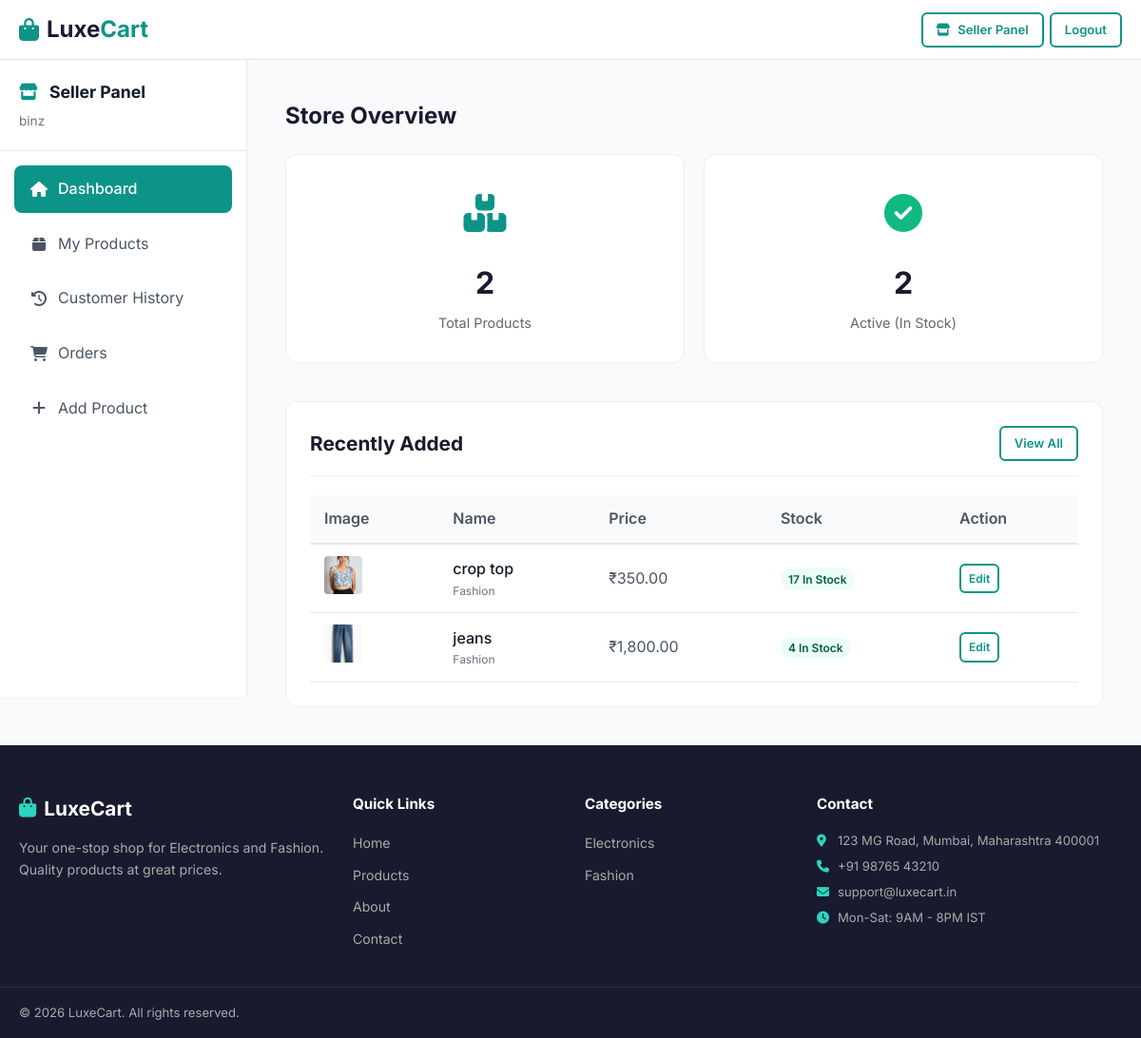
/seller (signed in), run on an earlier commit of the app's database.
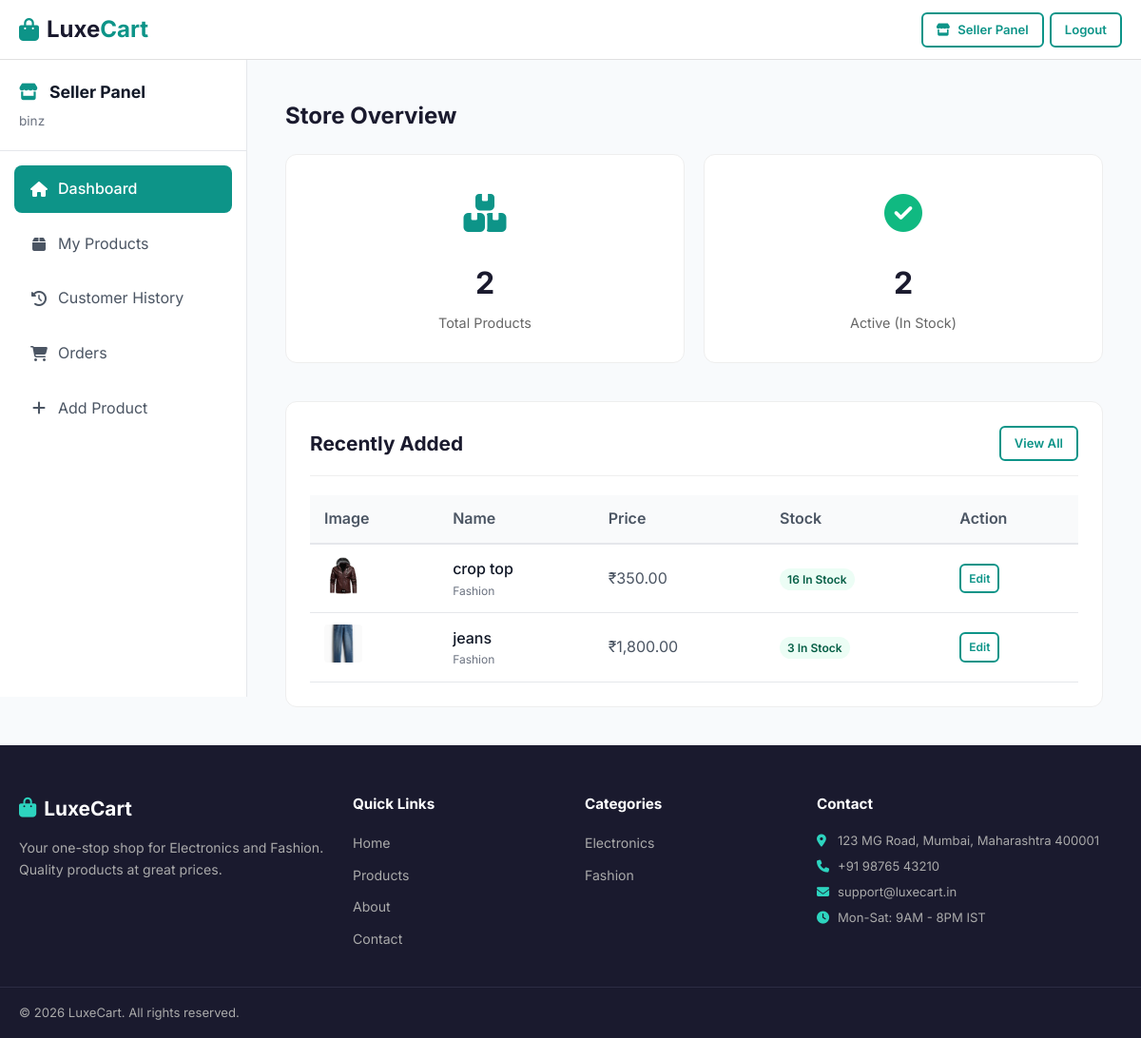
And on a later commit of the database.
### tables this page shows
CREATE TABLE `products` (
  `id` int(11) NOT NULL,
  `category_id` int(11) NOT NULL,
  `seller_id` int(11) DEFAULT NULL,
  `name` varchar(200) NOT NULL,
  `slug` varchar(200) NOT NULL,
  `description` text DEFAULT NULL,
  `price` decimal(10,2) NOT NULL,
  `sale_price` decimal(10,2) DEFAULT NULL,
  `image` varchar(255) DEFAULT NULL,
  `featured` tinyint(1) DEFAULT 0,
  `stock` int(11) DEFAULT 0,
  `rating` decimal(2,1) DEFAULT 0.0,
  `review_count` int(11) DEFAULT 0,
  `created_at` timestamp NOT NULL DEFAULT current_timestamp()
);

CREATE TABLE `categories` (
  `id` int(11) NOT NULL,
  `name` varchar(100) NOT NULL,
  `category_url_name` varchar(100) NOT NULL
);

### controllers/SellerController.php (called while the page is built, shortened)
<?php
class SellerController
{
    private $db;
    private $sellerId;
    public function __construct()
    {
        $this->db = Database::getInstance();
        $this->sellerId = $_SESSION['user_id'];
    }
    public function index()
    {
        $recentProducts = $this->db->fetchAll(
            "SELECT p.*, c.name as category_name
             FROM products p
             LEFT JOIN categories c ON p.category_id = c.id
             WHERE p.seller_id = ?
             ORDER BY p.created_at DESC LIMIT 5",
            [$this->sellerId]
        );
        require BASE_PATH . '/views/layouts/main.php';
    }
}

### models/Database.php (called while the page is built, shortened)
<?php
class Database
{
    private static $instance = null;
    private $conn;
    private function __construct()
    {
        $this->conn = new mysqli(DB_HOST, DB_USER, DB_PASS, DB_NAME);
        $this->conn->set_charset("utf8mb4");
    }
    public static function getInstance()
    {
        if (self::$instance === null) {
            self::$instance = new self();
        }
        return self::$instance;
    }
    public function query($sql, $params = [], $types = '')
    {
        $stmt = $this->conn->prepare($sql);
        if (!empty($params)) {
            if (empty($types)) {
                $types = str_repeat('s', count($params));
            }
            $stmt->bind_param($types, ...$params);
        }
        $stmt->execute();
        return $stmt;
    }
    public function fetchAll($sql, $params = [], $types = '')
    {
        $stmt = $this->query($sql, $params, $types);
        $result = $stmt->get_result();
        $rows = [];
        while ($row = $result->fetch_assoc()) {
            $rows[] = $row;
        }
        return $rows;
    }
}

### views/seller/dashboard.php (the view, shortened to what the changed rows need)
<div style="display: flex; min-height: calc(100vh - 130px); background: #f8fafc;">
    <main style="flex: 1; padding: 40px; overflow-y: auto;">
        <div style="max-width: 1200px; margin: 0 auto;">
            <h2 style="margin-bottom: 20px; font-size: 1.5rem; color: #1a1a2e;">Store Overview</h2>
            <div style="background: #fff; padding: 25px; border-radius: 12px; border: 1px solid #eee;">
                <div
                    style="display: flex; justify-content: space-between; align-items: center; border-bottom: 1px solid #eee; padding-bottom: 15px; margin-bottom: 20px;">
                    <h2 style="font-size: 1.3rem; color: #1a1a2e; margin: 0;">Recently Added</h2>
                </div>
                <?php if (empty($recentProducts)): ?>
                    <div style="text-align: center; padding: 40px 0; color: #6b7280;">
                        <i class="fas fa-box-open" style="font-size: 3rem; margin-bottom: 15px; color: #d1d5db;"></i>
                        <p>You haven't added any products yet.</p>
                        <a href="<?= BASE_URL ?>/seller/products/create" class="btn btn-primary"
                            style="margin-top: 15px;">Add Your First Product</a>
                    </div>
                <?php else: ?>
                    <div style="overflow-x: auto;">
                        <table style="width: 100%; border-collapse: collapse; text-align: left;">
                            <thead>
                                <tr style="background-color: #f9fafb; border-bottom: 2px solid #e5e7eb;">
                                    <th style="padding: 12px 15px; font-weight: 600; color: #4b5563;">Image</th>
                                    <th style="padding: 12px 15px; font-weight: 600; color: #4b5563;">Name</th>
                                    <th style="padding: 12px 15px; font-weight: 600; color: #4b5563;">Price</th>
                                    <th style="padding: 12px 15px; font-weight: 600; color: #4b5563;">Stock</th>
                                    <th style="padding: 12px 15px; font-weight: 600; color: #4b5563;">Action</th>
                                </tr>
                            </thead>
                            <tbody>
                                <?php foreach ($recentProducts as $product): ?>
                                    <tr style="border-bottom: 1px solid #e5e7eb;">
                                        <td style="padding: 12px 15px;">
                                            <?php if (!empty($product['image'])): ?>
                                                <img src="<?= BASE_URL ?>/public/images/<?= rawurlencode($product['image']) ?>"
                                                    style="width: 40px; height: 40px; border-radius: 4px; object-fit: cover;">
                                            <?php endif; ?>
                                        </td>
                                        <td style="padding: 12px 15px; font-weight: 500; color: #111827;">
                                            <?= htmlspecialchars($product['name']) ?>
                                            <div style="font-size: 0.75rem; color: #6b7280; font-weight: normal;">
                                                <?= htmlspecialchars($product['category_name']) ?>
                                            </div>
                                        </td>
                                        <td style="padding: 12px 15px; color: #4b5563;">
                                            ₹<?= number_format($product['price'], 2) ?></td>
                                        <td style="padding: 12px 15px;">
                                            <?php if ($product['stock'] > 0): ?>
                                                <span
                                                    style="background: #ecfdf5; color: #065f46; padding: 4px 8px; border-radius: 999px; font-size: 0.75rem; font-weight: 600;"><?= $product['stock'] ?>
                                                    In Stock</span>
                                            <?php else: ?>
                                                <span
                                                    style="background: #fef2f2; color: #dc2626; padding: 4px 8px; border-radius: 999px; font-size: 0.75rem; font-weight: 600;">Out
                                                    of Stock</span>
                                            <?php endif; ?>
                                        </td>
                                        <td style="padding: 12px 15px;">
                                            <a href="<?= BASE_URL ?>/seller/products/edit/<?= $product['id'] ?>"
                                                class="btn btn-outline btn-sm"
                                                style="padding: 4px 8px; font-size: 0.75rem;">Edit</a>
                                        </td>
                                    </tr>
                                <?php endforeach; ?>
                            </tbody>
                        </table>
                    </div>
                <?php endif; ?>
            </div>
        </div>
    </main>
</div>

What changed in the data, as far as the page shows it:
changed products "crop top": image: a different picture; stock "17" → "16"
changed products "jeans": stock "4" → "3"
